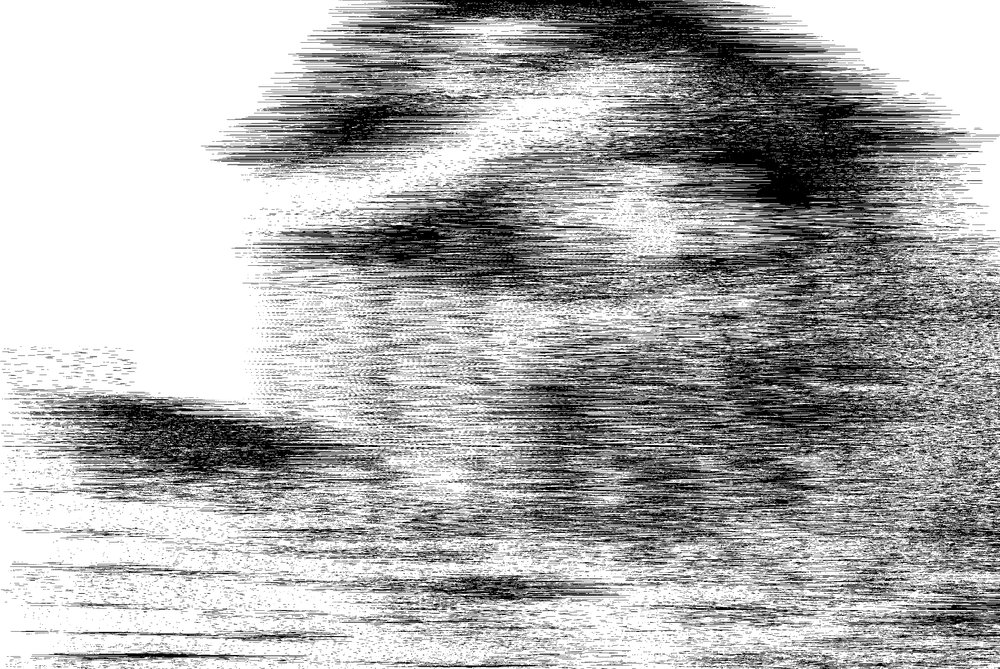
%> input picture 2402-2406/2-SIGNAL/LAB/LAB5/fichier2.bmp, 1000 x 669 px, shrunk from 3072 x 2055 before the run
$ octave LAB5.m   (GNU Octave 9; MATLAB toolbox functions it lacks are replaced by stand-ins)
%> lines starting %> are read from the running program, lines starting %| are printed output that depends on the picture; in (x1, y1, x2, y2) boxes, pixels count from 0 and x2, y2 are one past the last pixel; in counts of white or black regions, pixels touching at a corner belong together; the program's own positions count from 1
%% Read the image
B = imread('C:/Users/16273/GitHub/ISEP-Documents/2402-2406/2-SIGNAL/LAB/LAB5/fichier2.bmp', 'bmp');
%> B is the input picture: size 669x1000 uint8; min 0, max 255, mean 173.3
B = 255 * B;
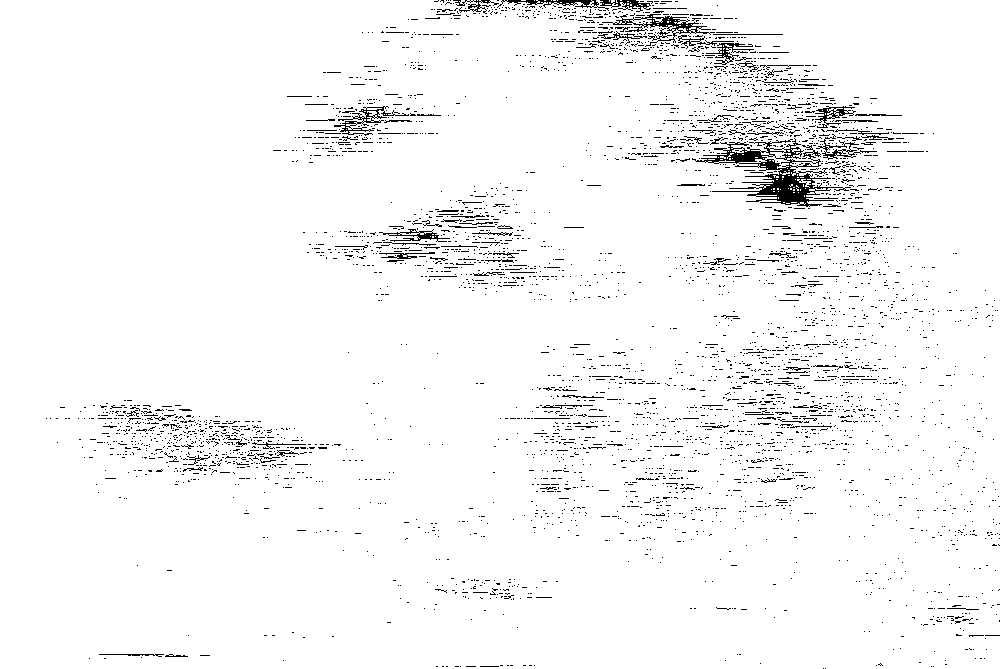
%> B: size 669x1000 uint8; 96.5% white; black in thin lines or dots
figure, imshow(B, []);
colormap(gray);
title('Original Image');

%% Pixels shifted calculation
% Initialize the array storing the shift
offsets = zeros(size(B, 1), 1);

% Calculate the offset of each row relative to the adjacent previous row
for i = 2:size(B, 1)
    previous_row = double(B(i-1, :));
    current_row = double(B(i, :));

    % Use the xcorr function to calculate the cross-correlation between two adjacent rows
    [correlation, lags] = xcorr(previous_row, current_row);

    % Find the offset corresponding to the maximum correlation value
    [~, max_index] = max(correlation);
    offsets(i) = lags(max_index);
end
%> this loop made 668 passes
%> max_index on passes 1 to 3: 998, 1001, 997
%> after the loop, offsets = 669 values, max 21 at index 144, min -24 at index 417, mean -0.197

% Accumulate offsets so that all rows are aligned relative to the middle row
mid_index = floor(size(B, 1) / 2);
%> mid_index = 334
cumulative_offsets = cumsum(offsets);
%> cumulative_offsets = 669 values, max 62 at index 127, min -132 at index 666, mean -35.38
shift_to_middle = cumulative_offsets(mid_index);
%> shift_to_middle = -21

%% Generate correct image
% Create a new image matrix
corrected_B = zeros(size(B), 'like', B);
%> corrected_B: size 669x1000 uint8; every value is 0

% Adjust the position of each row so that it is aligned relative to the middle row
for i = 1:size(B, 1)
    shift_amount = cumulative_offsets(i) - shift_to_middle;
    corrected_B(i, :) = circshift(B(i, :), [0, shift_amount]);
end
%> this loop made 669 passes
%> shift_amount on passes 1 to 3: 21, 19, 20
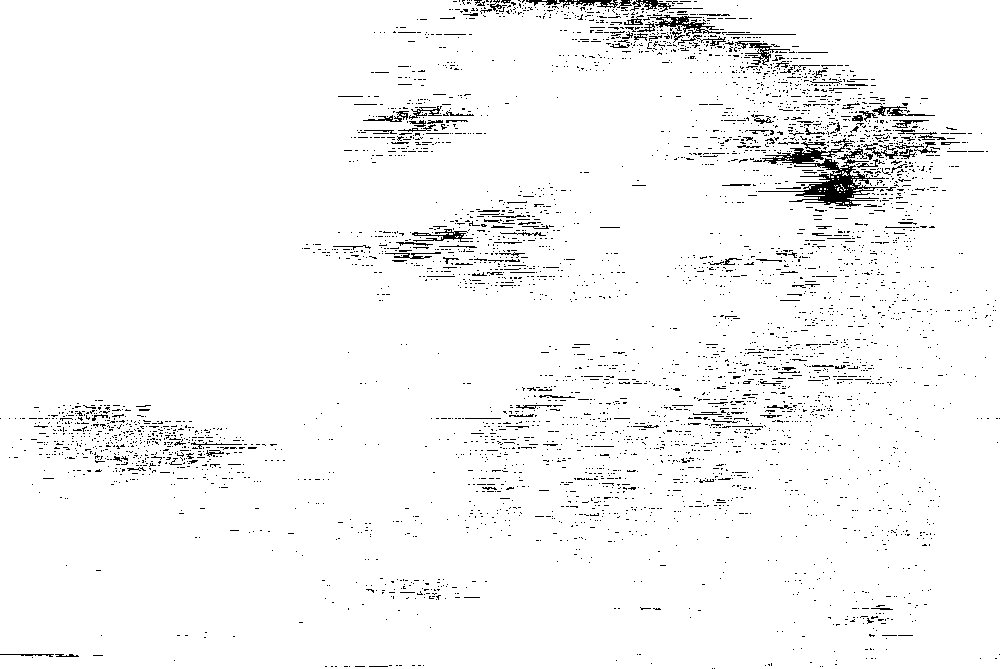
%> corrected_B: size 669x1000 uint8; 96.5% white; black in thin lines or dots

% Convert image data to 8-bit unsigned integer type
corrected_B = uint8(corrected_B);

% Display the recovered image
figure, imshow(corrected_B, []);
colormap(gray);
title('Correct Image');

$ run again, with 2402-2406/2-SIGNAL/LAB/LAB5/Image.png saved as 2402-2406/2-SIGNAL/LAB/LAB5/fichier2.bmp
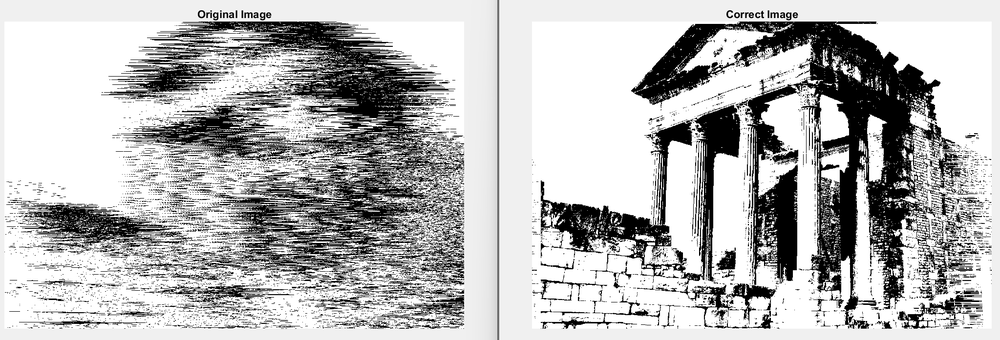
%> input picture 2402-2406/2-SIGNAL/LAB/LAB5/Image.png, 1000 x 340 px, shrunk from 2047 x 697 before the run
%> B is the input picture: size 340x1000x3 uint8; min 0, max 255, mean 183.8
%> `B = 255 * B;`:
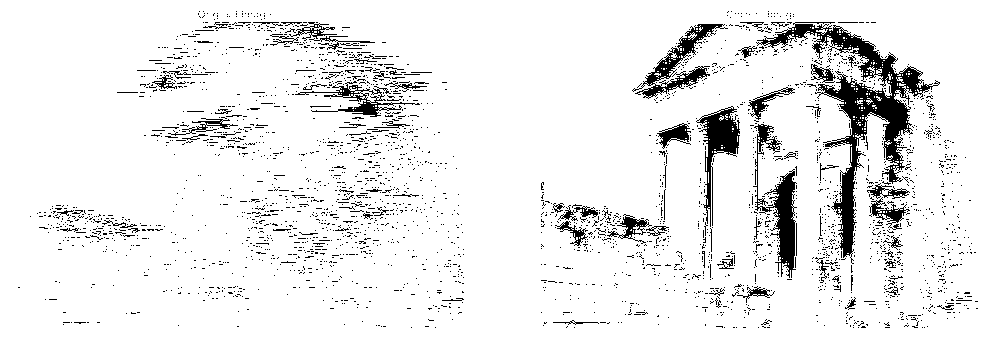
%> B: size 340x1000x3 uint8; 92% white; 2895 black regions (2808 under 20 px), largest, box (x1, y1, x2, y2) and area: (756, 22, 940, 264) 7330, (753, 124, 797, 278) 2113, (632, 24, 728, 99) 1668
%> the loop `for i = 2:size(B, 1)` made 339 passes
%> max_index on passes 1 to 3: 3000, 3000, 3000
%> after the loop `for i = 2:size(B, 1)`: offsets = 340 values, max 5 at index 88, min -13 at index 302, mean -0.0294
%> cumulative_offsets = 340 values, max 16 at index 231, min -31 at index 76, mean -1.72
%> shift_to_middle = 5
%> the loop `for i = 1:size(B, 1)` made 340 passes
%> shift_amount on passes 1 to 3: -5, -5, -5
%> after the loop `for i = 1:size(B, 1)`:
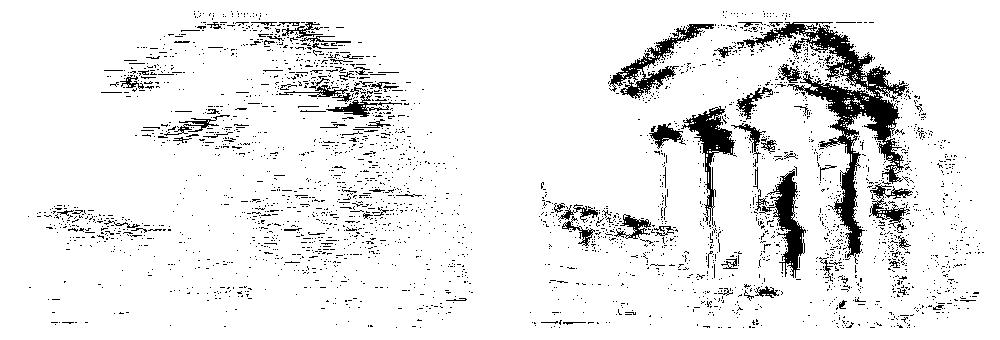
%> corrected_B: size 340x1000x3 uint8; 92% white; 3048 black regions (2949 under 20 px), largest, box (x1, y1, x2, y2) and area: (737, 22, 909, 264) 7260, (759, 169, 806, 278) 1664, (609, 24, 714, 99) 1649
